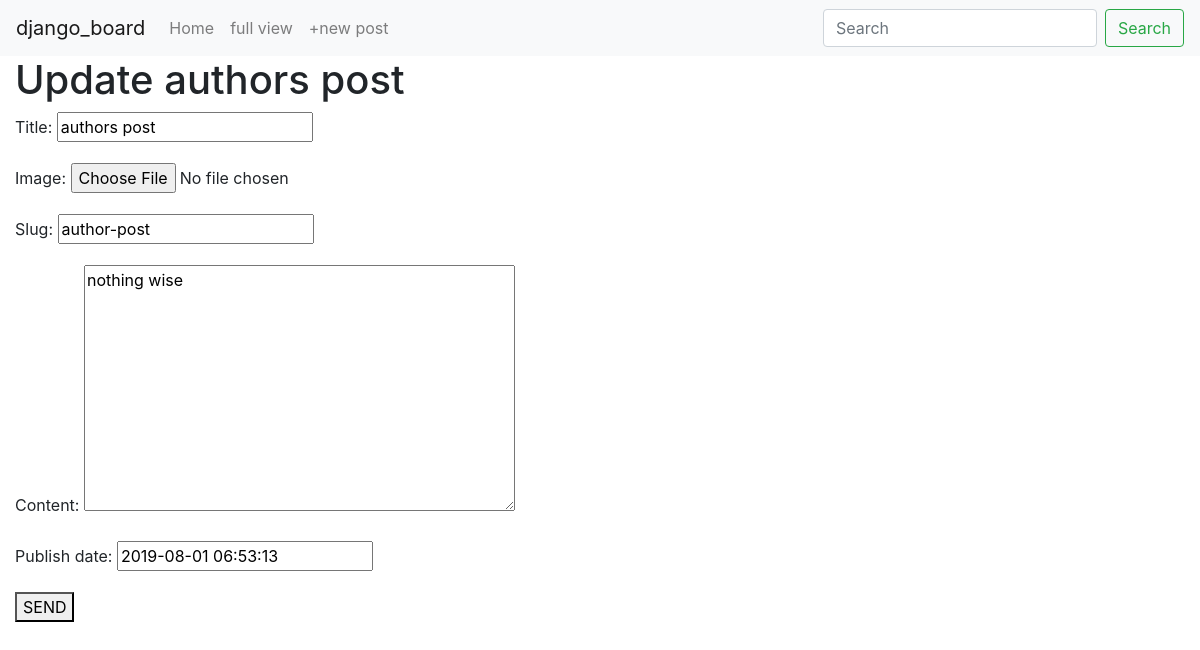
/board/author-post/edit/ (signed in), run on an earlier commit of the app's database.
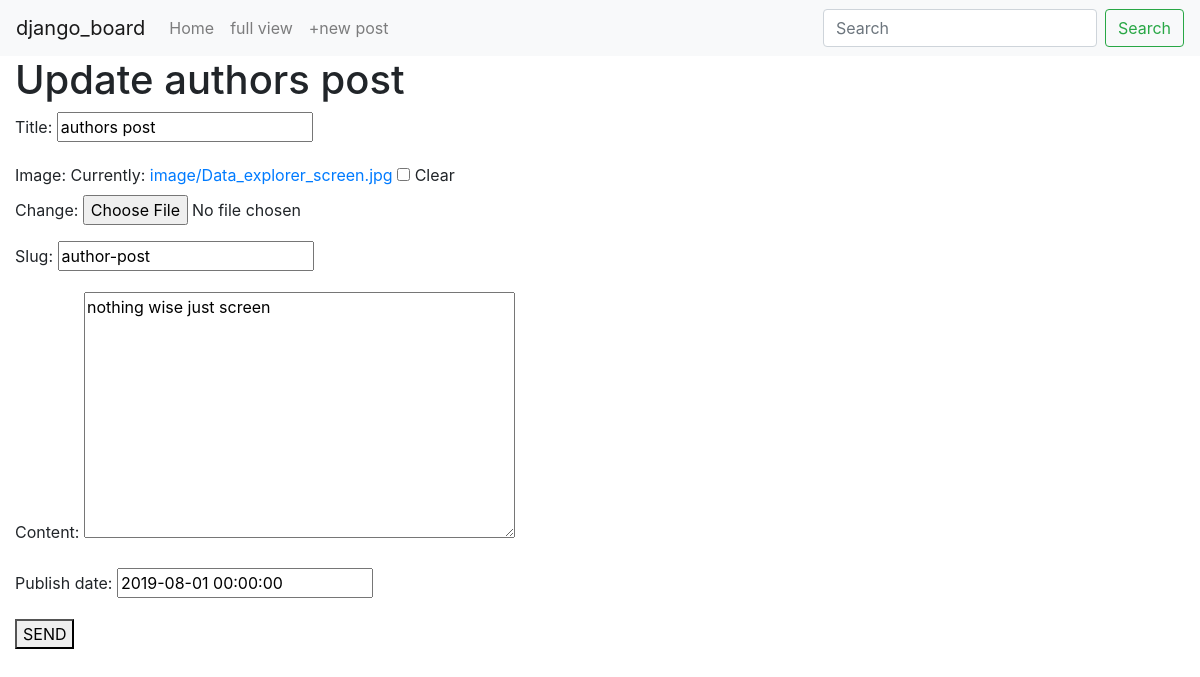
And on a later commit of the database.
### board/models.py (models this page shows, shortened)
class BoardPost(models.Model):
    user = models.ForeignKey(User, default=1, null=True, on_delete=models.SET_NULL)
    image = models.ImageField(upload_to='image/', blank=True, null=True)
    title = models.CharField(max_length=120)
    slug = models.SlugField(unique=True)
    content = models.TextField(null=True, blank=True)
    publish_date = models.DateTimeField(auto_now=False, auto_now_add=False, null=True, blank=True)
    timestamp = models.DateTimeField(auto_now=True)
    updated = models.DateTimeField(auto_now=True)
    objects = BoardPostManager()
    class Meta:
        ordering = ['-publish_date', '-updated', '-timestamp']

### board/views.py (the view)
# urls.py: path('<str:slug>/edit/', board_post_update_view),
@staff_member_required()
def board_post_update_view(request, slug):
    obj = get_object_or_404(BoardPost, slug=slug)
    form = BoardPostModelForm(request.POST or None, request.FILES or None, instance=obj)
    if form.is_valid():
        form.save()
    template_name = 'board/form.html'
    context = {'title': f'Update {obj.title}', 'form': form}
    return render(request, template_name, context)

### board/forms.py (shortened to what this page needs)
class BoardPostModelForm(forms.ModelForm):
    class Meta:
        model = BoardPost
        fields = ['title', 'image', 'slug', 'content', 'publish_date']

### board/models.py (called while the page is built)
    def get_queryset(self):
         return BlogPostQueryset(self.model, using=self._db)

### board/templates/board/form.html
{% extends "base.html" %}
{% block content %}
{% if title %}
    <h1>{{ title }}</h1>
{% endif %}
<form method='POST' action='.' enctype='multipart/form-data'> {% csrf_token %}
    {{ form.as_p }}
    <button type="submit">SEND</button>
</form>
{% endblock content %}

### templates/base.html (shortened to what this page needs)
<!DOCTYPE html>
<html>
<head>
    <link rel="stylesheet" href="https://stackpath.bootstrapcdn.com/bootstrap/4.3.1/css/bootstrap.min.css">
</head>
<body>
    {% include 'navbar.html' %}
    <div class="container-fluid">
        {% block content %}
        {% endblock %}
    </div>
</body>
</html>

### templates/navbar.html (shortened to what this page needs)
<nav class="navbar navbar-expand-lg navbar-light bg-light">
    <a class="navbar-brand" href="/">django_board</a>
    <div class="collapse navbar-collapse" id="navbarSupportedContent">
      <ul class="navbar-nav mr-auto">
        <li class="nav-item">
          <a class="nav-link" href="/">Home <span class="sr-only">(current)</span></a>
        </li>
        <li class="nav-item">
          <a class="nav-link" href="/board">full view</a>
        </li>
        <li class="nav-item">
            <a class="nav-link" href="/board-new">+new post</a>
        </li>
      </ul>
      <form class="form-inline my-2 my-lg-0" action="/search/">
        <input class="form-control mr-sm-2" type="search" placeholder="Search" name="q" aria-label="Search">
        <button class="btn btn-outline-success my-2 my-sm-0" type="submit">Search</button>
      </form>
    </div>
  </nav>

What changed in the data, as far as the page shows it:
changed BoardPost "authors post": content "nothing wise" → "nothing wise just screen"; publish_date "2019-08-01 06:53:13" → "2019-08-01 00:00:00"
Also different on the page:
form field as_p: (not shown) → "☐"
text no longer shown: "Title: Image: Slug: Content: Publish date:"
text now shown: "Title: Image: Currently: image/Data_explorer_screen.jpg Clear Change: Slug: Content: Publish date:"
